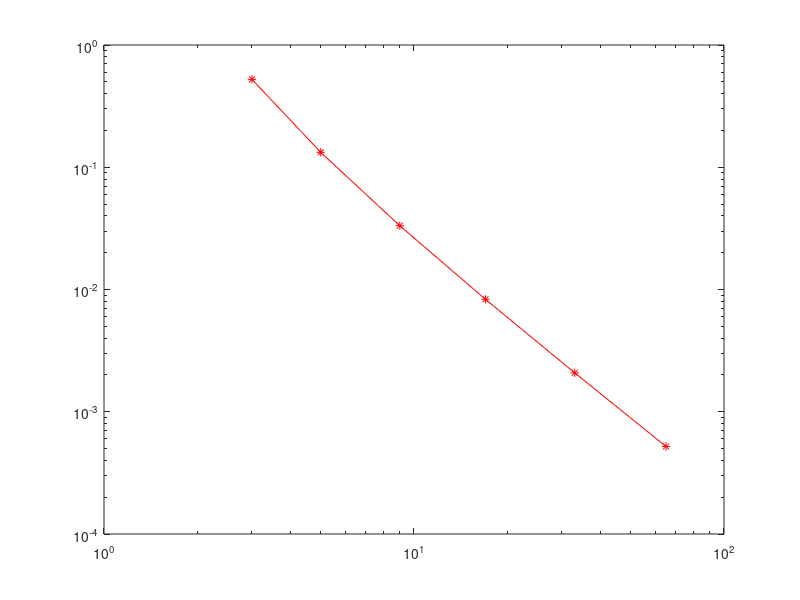

Recreate this plot in MATLAB.
f = @(x) exp(x);

h = [1, 1 / 2, 1 / 4, 1 / 8, 1 / 16, 1 / 32]; % Diametros de la particion

a = 0;
b = 2;

% Valor de la integral que buscamos
I_val = exp(2) - 1;

% Vectores donde almacenamos los errores
error = zeros(1, 6);
ef = zeros(1, 6);

for i = 1 : 6
    xx = [a : h(i) : b]; % Nodos de la particion
    n_nodos = length(xx);
    delta = (b - a) / (n_nodos - 1);

    % Calculo de la cuadratura mediante la regla de los trapecios
    S = 0.5 * (f(xx(1)) + f(xx(n_nodos))) + sum(f(xx(2 : n_nodos - 1)));
    S = delta * S;

    % Guardamos los errores y el número de nodos
    error(i) = abs(I_val - S);
    ef(i) = n_nodos;
end

loglog(ef, error, '*-r');

log2(error(1 : 5) ./ error(2 : 6))
